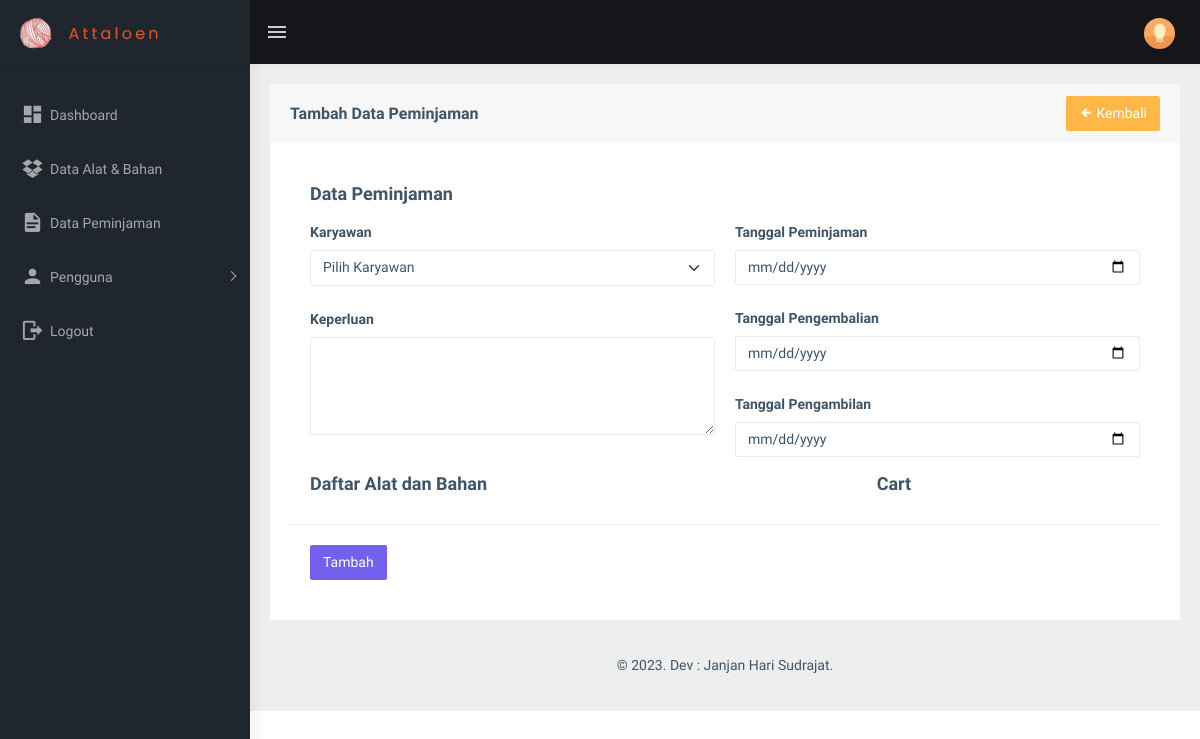
Before: /view_peminjaman/peminjaman_add.php (signed in) with the older database file.
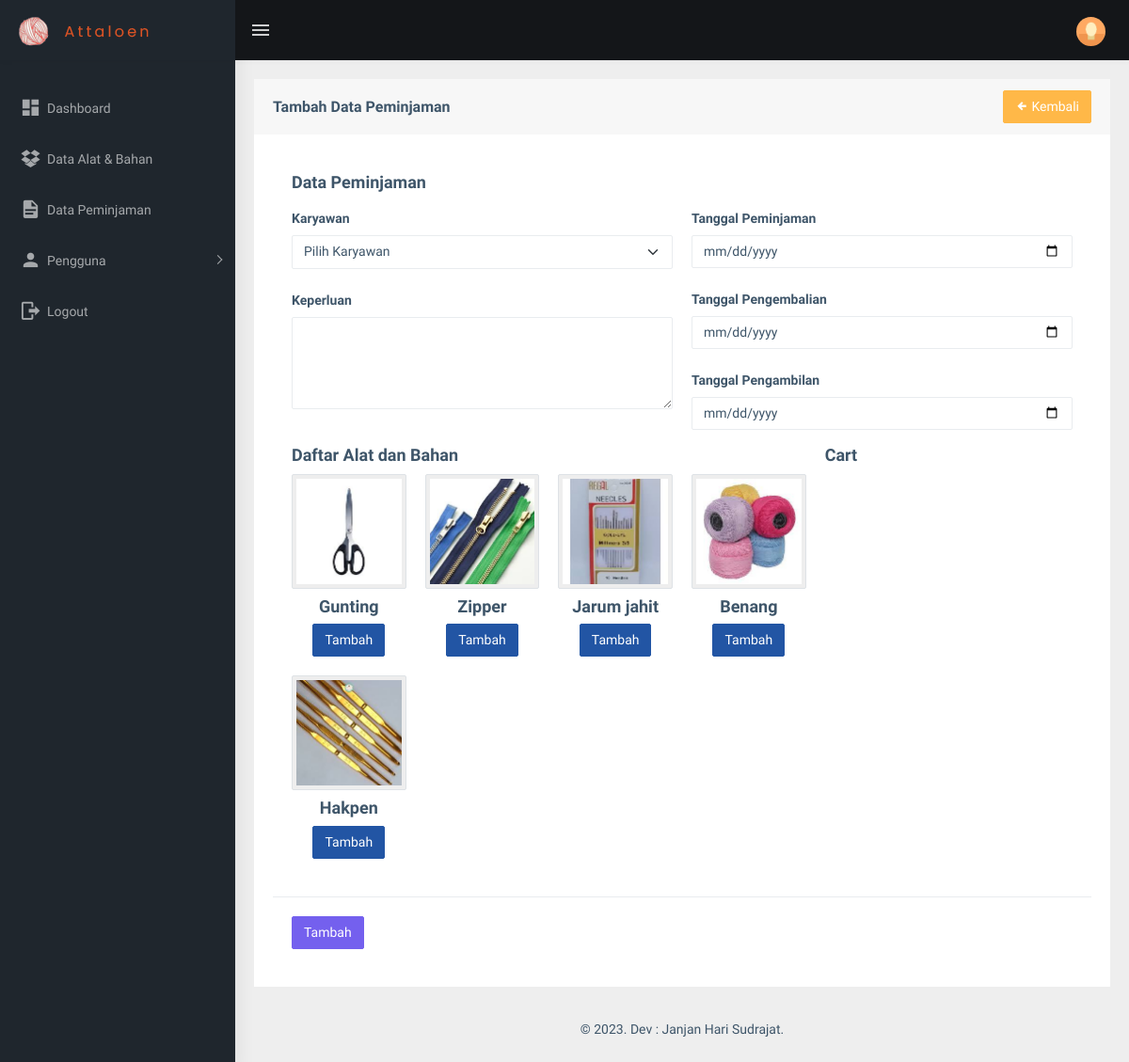
After: the same page with the newer database file.
### tables this page shows
CREATE TABLE `alat_bahan` (
  `id_alat_bahan` int(11) NOT NULL,
  `kode` varchar(100) NOT NULL,
  `nama_alat_bahan` varchar(255) NOT NULL,
  `merk` varchar(255) NOT NULL,
  `id_kategori` int(11) NOT NULL,
  `qty` int(11) NOT NULL,
  `gambar` varchar(255) NOT NULL,
  `kondisi` varchar(100) NOT NULL,
  `keterangan` varchar(255) NOT NULL,
  `date_created` date NOT NULL
);

### functions.php (called while the page is built, shortened)
<?php
$conn = mysqli_connect("localhost", "root", "", "db_sippa");
function query($query)
{
    global $conn;
    $result = mysqli_query($conn, $query);
    $rows = [];
    while ($row = mysqli_fetch_assoc($result)) {
        $rows[] = $row;
    }
    return $rows;
}

### view_peminjaman/peminjaman_add.php (the view, shortened to what the changed rows need)
<?php
include "../templates/header.php";
$alat_bahan = query("SELECT * FROM alat_bahan");
?>
<div class="page-wrapper">
    <div class="container-fluid">
        <div class="row">
            <div class="col-md-12">
                <div class="card">
                    <div class="card-body">
                        <form class="form-horizontal" action="" method="POST" enctype="multipart/form-data">
                            <div class="card-body">
                                <div class="row">
                                    <div class="col-8">
                                        <div class="row">
                                            <?php foreach ($alat_bahan as $ab): ?>
                                                <div class="col-lg-3 col-md-6">
                                                    <div class="card">
                                                        <div class="el-card-item">
                                                            <div class="el-card-avatar el-overlay-1">
                                                                <img src="../assets/img/alat_bahan/<?= $ab["gambar"]; ?>"
                                                                    alt="alat_produk" class="img-thumbnail" />
                                                            </div>
                                                            <div class="el-card-content text-center">
                                                                <h4 class="my-2">
                                                                    <?= $ab["nama_alat_bahan"]; ?>
                                                                </h4>
                                                                <a href="" class="btn btn-info">Tambah</a>
                                                            </div>
                                                        </div>
                                                    </div>
                                                </div>
                                            <?php endforeach; ?>
                                        </div>
                                    </div>
                                </div>
                            </div>
                        </form>
                    </div>
                </div>
            </div>
        </div>
        <?php
        include "../templates/footer.php";
        ?>

Changed rows visible on the page:
added alat_bahan: gambar (picture), nama_alat_bahan "Gunting"
added alat_bahan: gambar (picture), nama_alat_bahan "Zipper"
added alat_bahan: gambar (picture), nama_alat_bahan "Jarum jahit"
added alat_bahan: gambar (picture), nama_alat_bahan "Benang"
added alat_bahan: gambar (picture), nama_alat_bahan "Hakpen"
